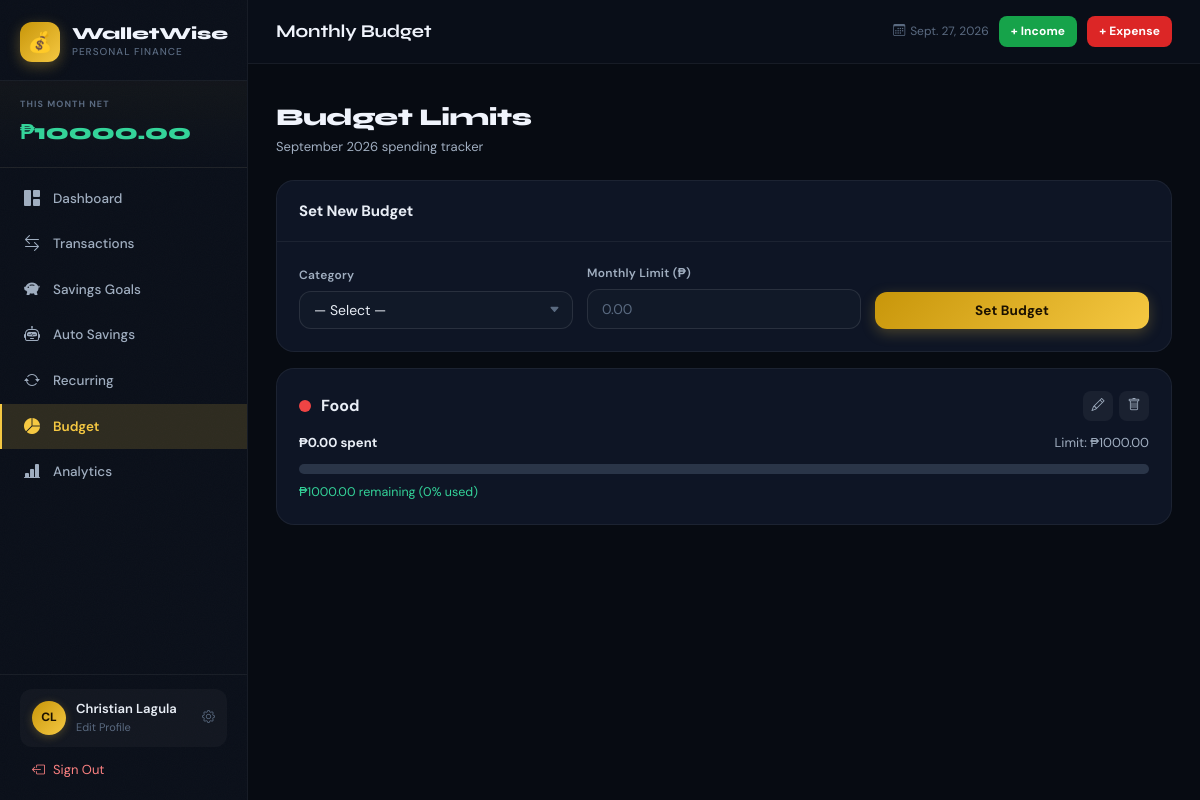
/budget/ (signed in), run on an earlier commit of the app's database.
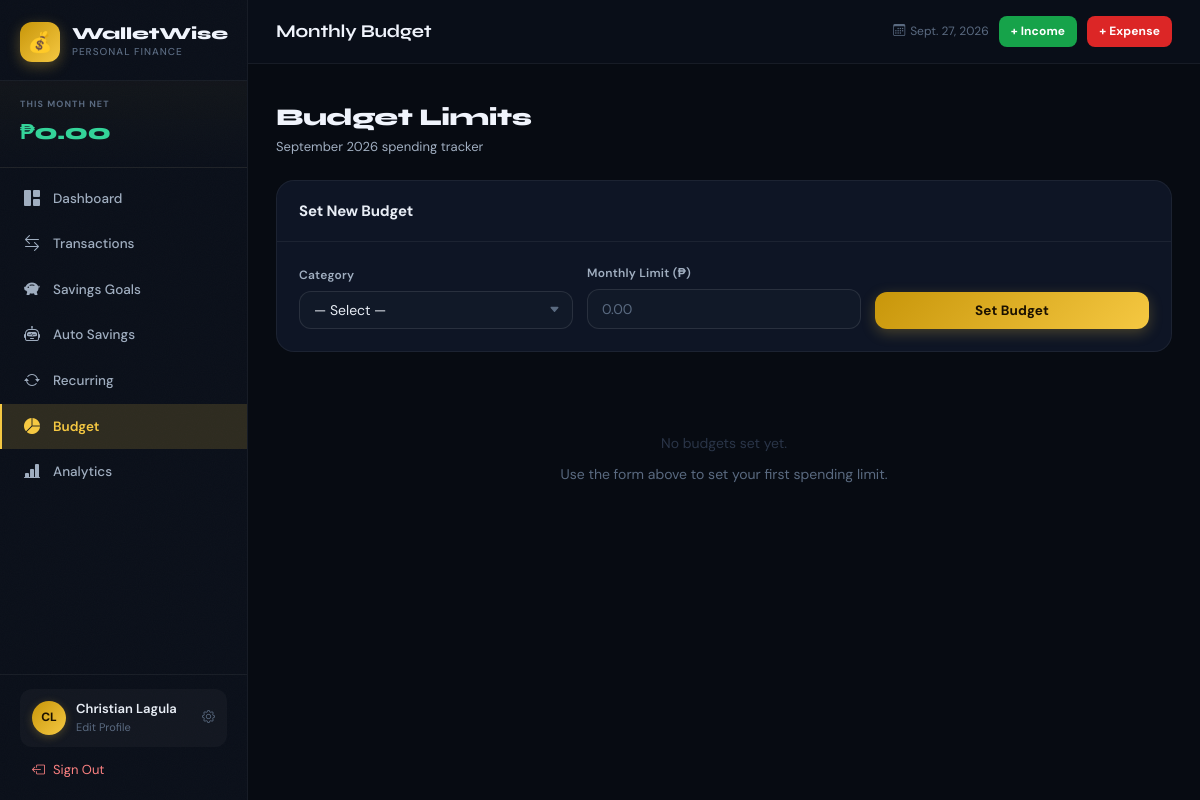
And on a later commit of the database.
### page/models.py (models this page shows, shortened)
class Budget(models.Model):
    user       = models.ForeignKey(User, on_delete=models.CASCADE, related_name='budgets')
    category   = models.CharField(max_length=50)
    limit      = models.DecimalField(max_digits=12, decimal_places=2)
    created_at = models.DateTimeField(auto_now_add=True)
    class Meta:
        unique_together = ['user', 'category']
        ordering = ['category']

### page/views.py (the view)
# urls.py: path('budget/',                           views.budget,              name='budget'),
@login_required
def budget(request):
    today = date.today()
    start, end = _month_range(today.year, today.month)
    month_txns = Transaction.objects.filter(
        user=request.user, type='expense', date__gte=start, date__lte=end)
    budgets = Budget.objects.filter(user=request.user)
    budget_data = []
    for b in budgets:
        spent = month_txns.filter(category=b.category).aggregate(s=Sum('amount'))['s'] or Decimal('0')
        pct   = min(100, int((spent / b.limit) * 100)) if b.limit > 0 else 0
        budget_data.append({
            'obj': b, 'spent': spent,
            'remaining': max(Decimal('0'), b.limit - spent),
            'pct': pct, 'over': spent > b.limit,
            'color': CAT_COLORS.get(b.category, '#64748b'),
        })
    used_cats      = list(budgets.values_list('category', flat=True))
    available_cats = [c for c in EXPENSE_CATEGORIES if c not in used_cats]
    return render(request, 'salary/budget.html', {
        'budget_data': budget_data, 'available_cats': available_cats,
        'form': BudgetForm(), 'current_month': today.strftime('%B %Y'),
    })

### page/forms.py
class BudgetForm(forms.ModelForm):
    class Meta:
        model   = Budget
        fields  = ['category', 'limit']
        widgets = {
            'category': forms.Select(attrs=S, choices=[('', '— Select —')] + [(c, c) for c in EXPENSE_CATEGORIES]),
            'limit':    forms.NumberInput(attrs={**W, 'step': '0.01', 'min': '1', 'placeholder': '0.00'}),
        }

### page/context_processors.py (called while the page is built)
def sidebar_context(request):
    if not request.user.is_authenticated:
        return {}
    try:
        profile = request.user.profile
        net_balance = profile.get_net_balance()
    except Exception:
        net_balance = Decimal('0')
    return {'net_balance': net_balance}

### page/models.py (called while the page is built)
    def get_net_balance(self):
        income = Transaction.objects.filter(
            user=self.user, type='income'
        ).aggregate(total=models.Sum('amount'))['total'] or Decimal('0')
        expenses = Transaction.objects.filter(
            user=self.user, type='expense'
        ).aggregate(total=models.Sum('amount'))['total'] or Decimal('0')
        return income - expenses

### page/views.py (called while the page is built)
def _month_range(year, month):
    start = date(year, month, 1)
    end   = date(year + 1, 1, 1) - timedelta(days=1) if month == 12 \
            else date(year, month + 1, 1) - timedelta(days=1)
    return start, end

### templates/salary/budget.html (shortened to what this page needs)
{% extends 'salary/base.html' %}
{% block page_title %}Monthly Budget{% endblock %}
{% block content %}
<div class="pg">
  <div class="pg-header">
    <div>
      <h2 class="pg-title">Budget Limits</h2>
      <p class="pg-sub">{{ current_month }} spending tracker</p>
    </div>
  </div>
  {% if available_cats %}
  <div class="card mb-3">
    <div class="card-head"><div class="card-title">Set New Budget</div></div>
    <div class="card-body">
      <form method="post" action="{% url 'add_budget' %}" class="inline-form">
        <div class="field-group">
          <label class="field-label">Category</label>
          <select name="category" class="form-select" required>
            <option value="">— Select —</option>
          </select>
        </div>
        <div class="field-group">
          <label class="field-label">Monthly Limit (₱)</label>
          <input type="number" name="limit" class="form-control" step="0.01" min="1" placeholder="0.00" required>
        </div>
        <div class="field-group" style="padding-top:24px">
          <button type="submit" class="btn btn-primary">Set Budget</button>
        </div>
      </form>
    </div>
  </div>
  {% endif %}
  <div class="budget-list">
    {% for b in budget_data %}
    <div class="budget-card {% if b.over %}over-budget{% endif %}">
      <div class="bc-head">
        <div style="display:flex;align-items:center;gap:10px">
          <div class="cat-dot-lg" style="background:{{ b.color }}"></div>
          <div>
            <div class="bc-cat">{{ b.obj.category }}</div>
          </div>
        </div>
        <div style="display:flex;gap:6px;align-items:center">
          <a href="{% url 'edit_budget' b.obj.pk %}" class="icon-btn"><i class="bi bi-pencil"></i></a>
          <a href="{% url 'delete_budget' b.obj.pk %}" class="icon-btn danger"><i class="bi bi-trash"></i></a>
        </div>
      </div>
      <div class="bc-amounts">
        <span class="bc-spent {% if b.over %}over{% endif %}">₱{{ b.spent|floatformat:2 }} spent</span>
        <span class="bc-limit">Limit: ₱{{ b.obj.limit|floatformat:2 }}</span>
      </div>
      <div class="progress-bar big">
      </div>
      <div class="bc-remaining">
        {% if b.over %}
          <span class="over">Over by ₱{{ b.spent|add:"-"|add:b.obj.limit|floatformat:2 }}</span>
        {% else %}
          <span class="savings">₱{{ b.remaining|floatformat:2 }} remaining ({{ b.pct }}% used)</span>
        {% endif %}
      </div>
    </div>
    {% empty %}
    <div class="empty-full">
      No budgets set yet.<br>
      <span class="muted">Use the form above to set your first spending limit.</span>
    </div>
    {% endfor %}
  </div>
</div>
{% endblock %}

### templates/salary/base.html (shortened to what this page needs)
{% load static %}
<!DOCTYPE html>
<html lang="en">
<head>
  <link href="https://cdn.jsdelivr.net/npm/bootstrap-icons@1.11.3/font/bootstrap-icons.css" rel="stylesheet">
  <link href="{% static 'css/style.css' %}" rel="stylesheet">
</head>
<body>
<div class="app-wrapper">
  <aside class="sidebar" id="sidebar">
    <div class="sidebar-top">
      <div class="brand">
        <div class="brand-icon">💰</div>
        <div>
          <div class="brand-name">WalletWise</div>
          <div class="brand-sub">Personal Finance</div>
        </div>
      </div>
    </div>
    <div class="sidebar-balance">
      <div class="sb-label">THIS MONTH NET</div>
      <div class="sb-value {% if net_balance < 0 %}negative{% endif %}">
        ₱{% if net_balance %}{{ net_balance|floatformat:2 }}{% else %}0.00{% endif %}
      </div>
    </div>
    <nav class="sidebar-nav">
      <a href="{% url 'dashboard' %}" class="nav-item {% if request.resolver_match.url_name == 'dashboard' %}active{% endif %}">
        <i class="bi bi-grid-1x2-fill"></i><span>Dashboard</span>
      </a>
      <a href="{% url 'transactions' %}" class="nav-item {% if 'transaction' in request.resolver_match.url_name %}active{% endif %}">
        <i class="bi bi-arrow-left-right"></i><span>Transactions</span>
      </a>
      <a href="{% url 'savings' %}" class="nav-item {% if request.resolver_match.url_name == 'savings' or 'savings_goal' in request.resolver_match.url_name %}active{% endif %}">
        <i class="bi bi-piggy-bank-fill"></i><span>Savings Goals</span>
      </a>
      <a href="{% url 'auto_savings_plans' %}" class="nav-item {% if 'auto_savings' in request.resolver_match.url_name %}active{% endif %}">
        <i class="bi bi-robot"></i><span>Auto Savings</span>
      </a>
      <a href="{% url 'recurring_expenses' %}" class="nav-item {% if 'recurring' in request.resolver_match.url_name %}active{% endif %}">
        <i class="bi bi-arrow-repeat"></i><span>Recurring</span>
      </a>
      <a href="{% url 'budget' %}" class="nav-item {% if 'budget' in request.resolver_match.url_name %}active{% endif %}">
        <i class="bi bi-pie-chart-fill"></i><span>Budget</span>
      </a>
      <a href="{% url 'analytics' %}" class="nav-item {% if request.resolver_match.url_name == 'analytics' %}active{% endif %}">
        <i class="bi bi-bar-chart-line-fill"></i><span>Analytics</span>
      </a>
    </nav>
    <div class="sidebar-footer">
      <a href="{% url 'profile' %}" class="user-card {% if request.resolver_match.url_name == 'profile' %}active{% endif %}">
        <div class="user-avatar">{{ request.user.first_name|first|upper }}{{ request.user.last_name|first|upper }}</div>
        <div class="user-info">
          <div class="user-name">{{ request.user.get_full_name|default:request.user.username }}</div>
          <div class="user-sub">Edit Profile</div>
        </div>
        <i class="bi bi-gear"></i>
      </a>
      <form method="post" action="{% url 'logout' %}" style="margin:0">
        <button type="submit" class="logout-btn">
          <i class="bi bi-box-arrow-left"></i> Sign Out
        </button>
      </form>
    </div>
  </aside>
  <div class="main-area">
    <header class="topbar">
      <div class="topbar-title">{% block page_title %}Dashboard{% endblock %}</div>
      <div class="topbar-right">
        <span class="topbar-date"><i class="bi bi-calendar3"></i> {% now "N j, Y" %}</span>
        <a href="{% url 'add_transaction' %}?type=income"  class="btn btn-sm btn-success">+ Income</a>
        <a href="{% url 'add_transaction' %}?type=expense" class="btn btn-sm btn-danger">+ Expense</a>
      </div>
    </header>
    <div class="alerts-wrap">
    </div>
    <main class="page-body">{% block content %}{% endblock %}</main>
  </div>
</div>
</body>
</html>

What changed in the data, as far as the page shows it:
removed Budget: obj.category "Food", spent "0.00", obj.limit "1000.00", remaining "1000.00", pct "0"
Also different on the page:
{{ net_balance|floatformat:2 }}: "10000.00" → (not shown)
text now shown: "0.00 No budgets set yet. Use the form above to set your first spending limit."
